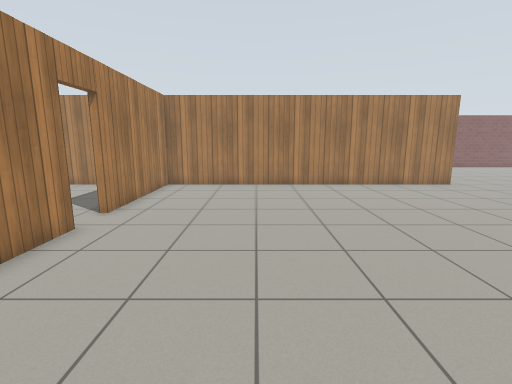
view 1 (above)

18 first-person views from a walk through a Gazebo world. The camera is 1.2 m above the floor, tilts 10° down and sees 85° across. The floor is counted in squares, 0.5 m on a side. Each view is taken from the middle of a square. On the plan, view 1 faces up. The plan holds only what a view shows up to about 18 squares ahead; the rest is blank. The place goes on beyond the plan. Gazebo's built-in surfaces are drawn with simple patterns.

view 2
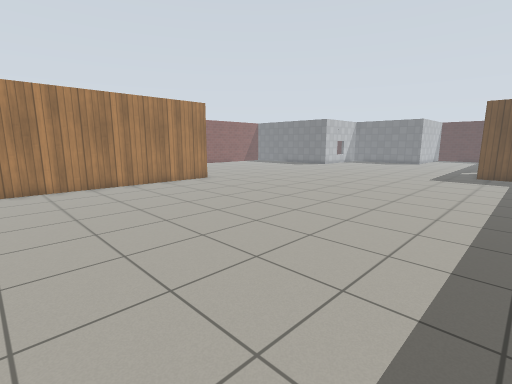

view 3
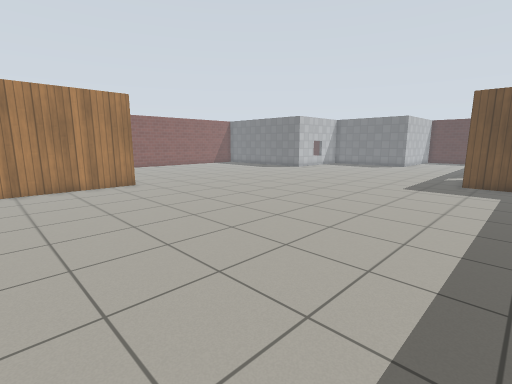

view 4
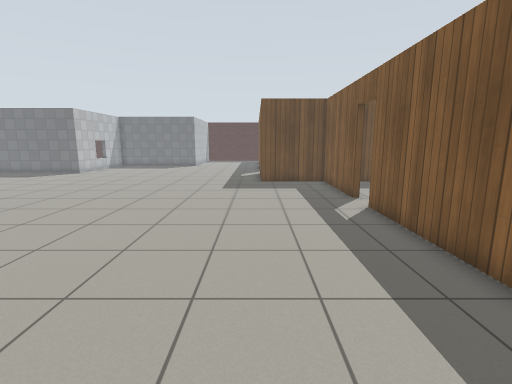

view 5
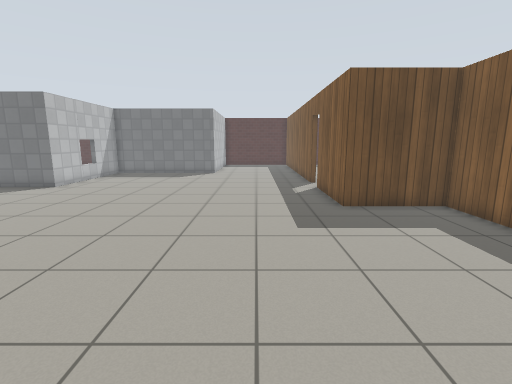

view 6
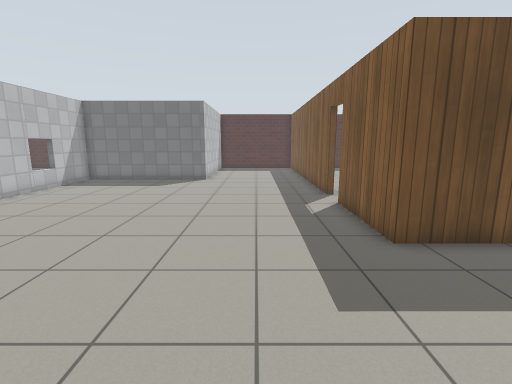

view 7
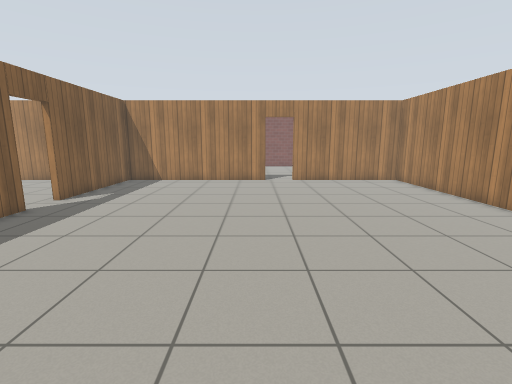

view 8
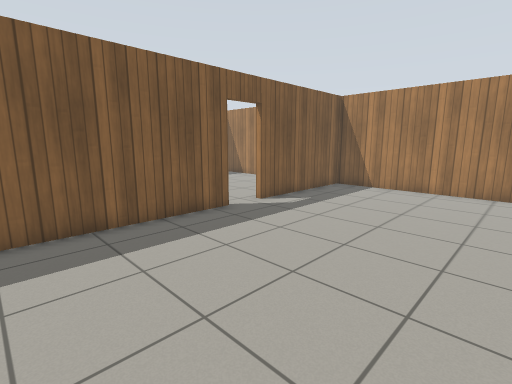

view 9
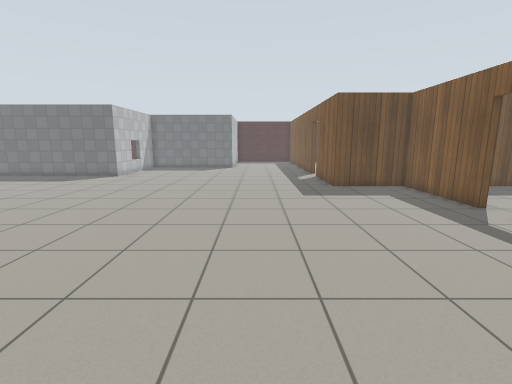

view 10
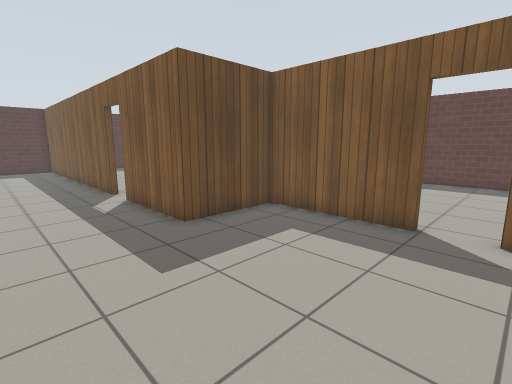

view 11
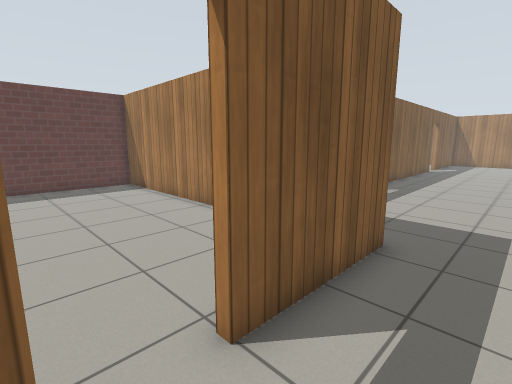

view 12
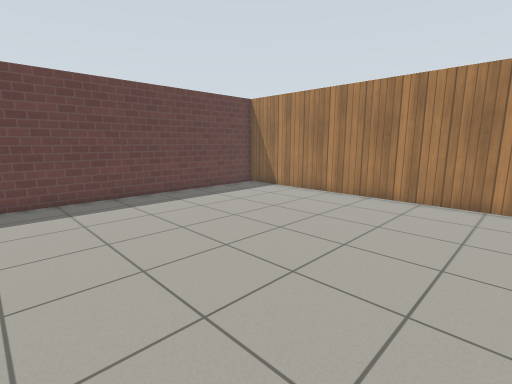

view 13
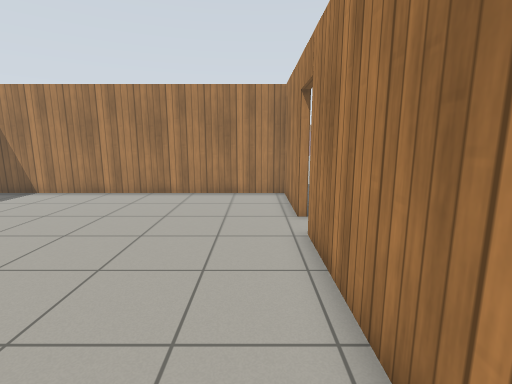

view 14
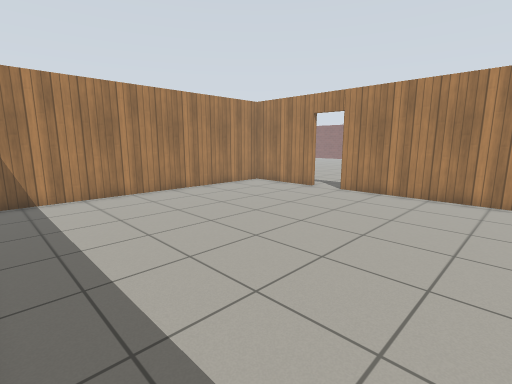

view 15
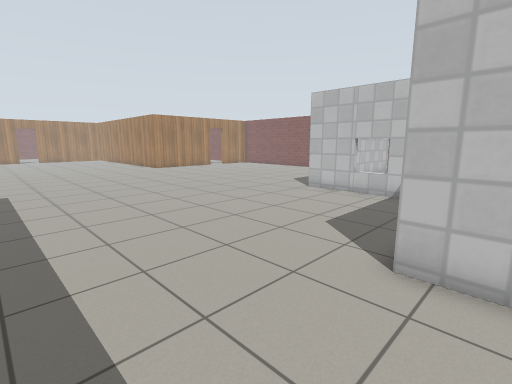

view 16
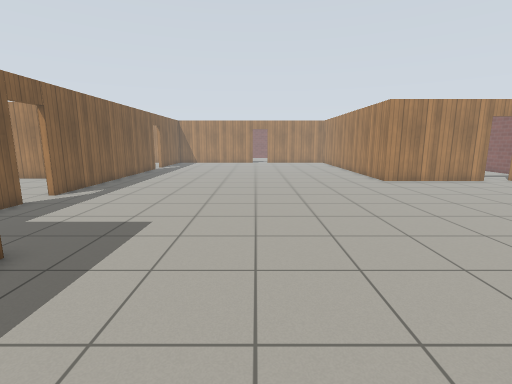

view 17
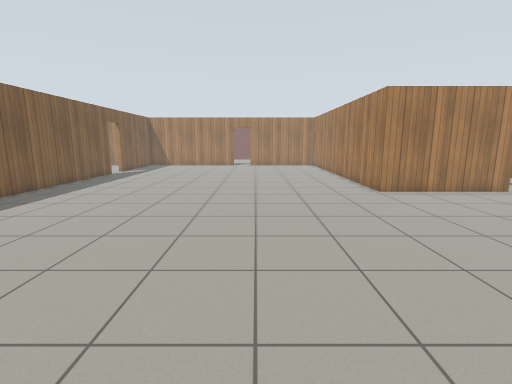

view 18
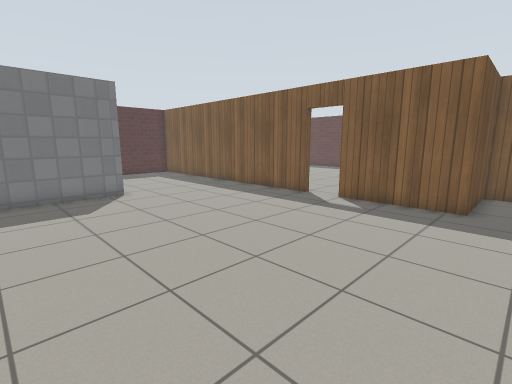

### Floor plan
Points are (right, up) in squares from view 1. A wall is a line through its corners. A room is listed if a view was taken in it or the views show most of it. See-through windows are left out.
Room 1 (views 1, 2, 3, 4, 5, 6, 7, 8, 9, 10, 11, 15, 16, 17, 18)
walls: (11.3, 18.5) (11.3, 16.1) (-5.1, 16.1) (-5.1, 9.3); (18.1, -1.3) (23.4, -1.3) (23.4, 2.7) (28.1, 2.7); (3.1, -1.3) (16.4, -1.3); (29.9, 2.7) (37.5, 2.7); (-5.1, 7.6) (-5.1, -1.3) (1.5, -1.3); (37, 9.3) (35.3, 9.3) (35.3, 17) (28.1, 17) (28.1, 18.5)
ways out: open door at (29, 2.5) to room 2; open door at (-5, 8.5); open door at (2.3, -1.3); open door at (17.3, -1.3)
Room 2 (views 12, 13, 14)
walls: (28.1, 2.4) (23.7, 2.4) (23.7, -11.7) (35.6, -11.7); (36.6, 2.4) (29.9, 2.4)
ways out: open door at (29, 2.5) to room 1

Positions as (right, up) in squares from view 1, and headings:
1: (0, 0), facing up
2: (0, 0), facing up-right
3: (5, 0), facing up-right
4: (6, 3), facing right
5: (13, 6), facing right
6: (17, 6), facing right
7: (13, 7), facing left
8: (10, 7), facing down-left
9: (8, 7), facing right
10: (16, 7), facing down-right
11: (30, 5), facing down-left
12: (36, 1), facing down-left
13: (37, 1), facing left
14: (37, -11), facing up-left
15: (37, 4), facing up-left
16: (29, 8), facing left
17: (25, 10), facing left
18: (22, 14), facing down-right
